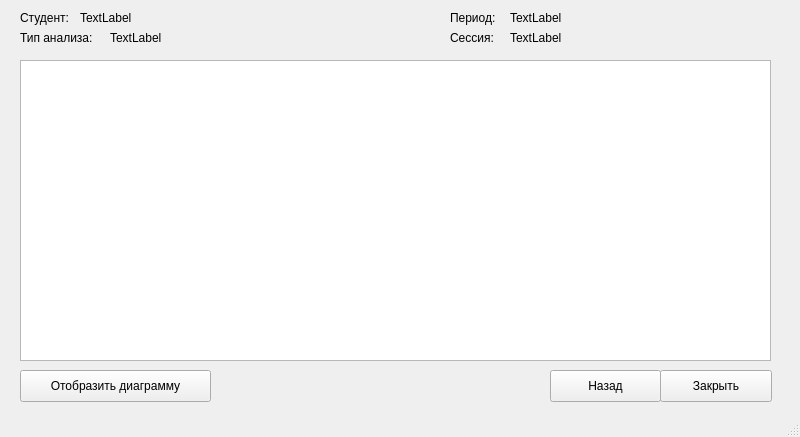
<?xml version="1.0" encoding="UTF-8"?>
<ui version="4.0">
 <class>MainWindow</class>
 <widget class="QMainWindow" name="MainWindow">
  <property name="geometry">
   <rect>
    <x>0</x>
    <y>0</y>
    <width>800</width>
    <height>437</height>
   </rect>
  </property>
  <property name="windowTitle">
   <string>MainWindow</string>
  </property>
  <widget class="QWidget" name="centralwidget">
   <widget class="QTableWidget" name="tableWidget">
    <property name="geometry">
     <rect>
      <x>20</x>
      <y>60</y>
      <width>751</width>
      <height>301</height>
     </rect>
    </property>
   </widget>
   <widget class="QLabel" name="label">
    <property name="geometry">
     <rect>
      <x>20</x>
      <y>10</y>
      <width>58</width>
      <height>16</height>
     </rect>
    </property>
    <property name="text">
     <string>Студент:</string>
    </property>
   </widget>
   <widget class="QLabel" name="label_2">
    <property name="geometry">
     <rect>
      <x>80</x>
      <y>10</y>
      <width>291</width>
      <height>16</height>
     </rect>
    </property>
    <property name="text">
     <string>TextLabel</string>
    </property>
   </widget>
   <widget class="QLabel" name="label_3">
    <property name="geometry">
     <rect>
      <x>20</x>
      <y>30</y>
      <width>91</width>
      <height>16</height>
     </rect>
    </property>
    <property name="text">
     <string>Тип анализа:</string>
    </property>
   </widget>
   <widget class="QLabel" name="label_4">
    <property name="geometry">
     <rect>
      <x>110</x>
      <y>30</y>
      <width>291</width>
      <height>16</height>
     </rect>
    </property>
    <property name="text">
     <string>TextLabel</string>
    </property>
   </widget>
   <widget class="QPushButton" name="pushButton">
    <property name="geometry">
     <rect>
      <x>20</x>
      <y>370</y>
      <width>191</width>
      <height>32</height>
     </rect>
    </property>
    <property name="text">
     <string>Отобразить диаграмму</string>
    </property>
   </widget>
   <widget class="QPushButton" name="pushButton_2">
    <property name="geometry">
     <rect>
      <x>550</x>
      <y>370</y>
      <width>111</width>
      <height>32</height>
     </rect>
    </property>
    <property name="text">
     <string>Назад</string>
    </property>
   </widget>
   <widget class="QPushButton" name="pushButton_3">
    <property name="geometry">
     <rect>
      <x>660</x>
      <y>370</y>
      <width>112</width>
      <height>32</height>
     </rect>
    </property>
    <property name="text">
     <string>Закрыть</string>
    </property>
   </widget>
   <widget class="QLabel" name="label_5">
    <property name="geometry">
     <rect>
      <x>450</x>
      <y>10</y>
      <width>58</width>
      <height>16</height>
     </rect>
    </property>
    <property name="text">
     <string>Период:</string>
    </property>
   </widget>
   <widget class="QLabel" name="label_6">
    <property name="geometry">
     <rect>
      <x>510</x>
      <y>10</y>
      <width>58</width>
      <height>16</height>
     </rect>
    </property>
    <property name="text">
     <string>TextLabel</string>
    </property>
   </widget>
   <widget class="QLabel" name="label_7">
    <property name="geometry">
     <rect>
      <x>450</x>
      <y>30</y>
      <width>58</width>
      <height>16</height>
     </rect>
    </property>
    <property name="text">
     <string>Сессия:</string>
    </property>
   </widget>
   <widget class="QLabel" name="label_8">
    <property name="geometry">
     <rect>
      <x>510</x>
      <y>30</y>
      <width>58</width>
      <height>16</height>
     </rect>
    </property>
    <property name="text">
     <string>TextLabel</string>
    </property>
   </widget>
  </widget>
  <widget class="QStatusBar" name="statusbar"/>
 </widget>
 <resources/>
 <connections/>
</ui>
